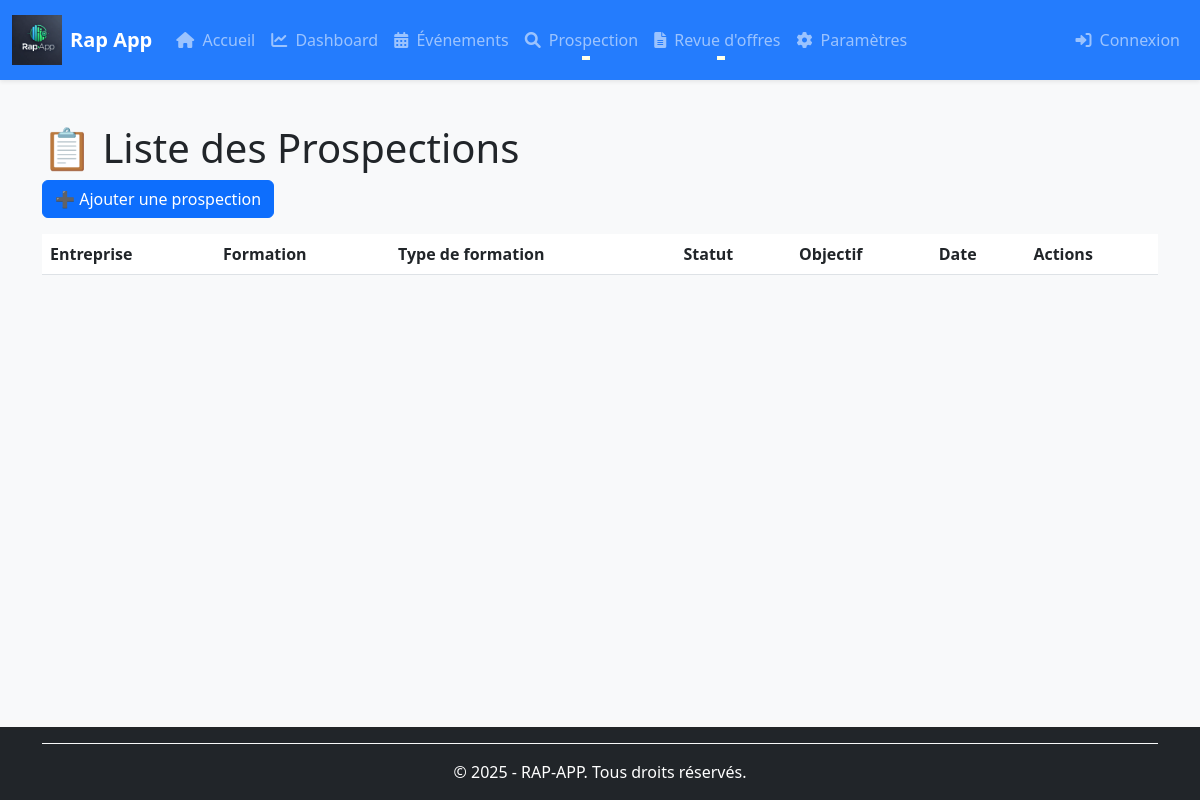
/prospections/, run on an earlier commit of the app's database.
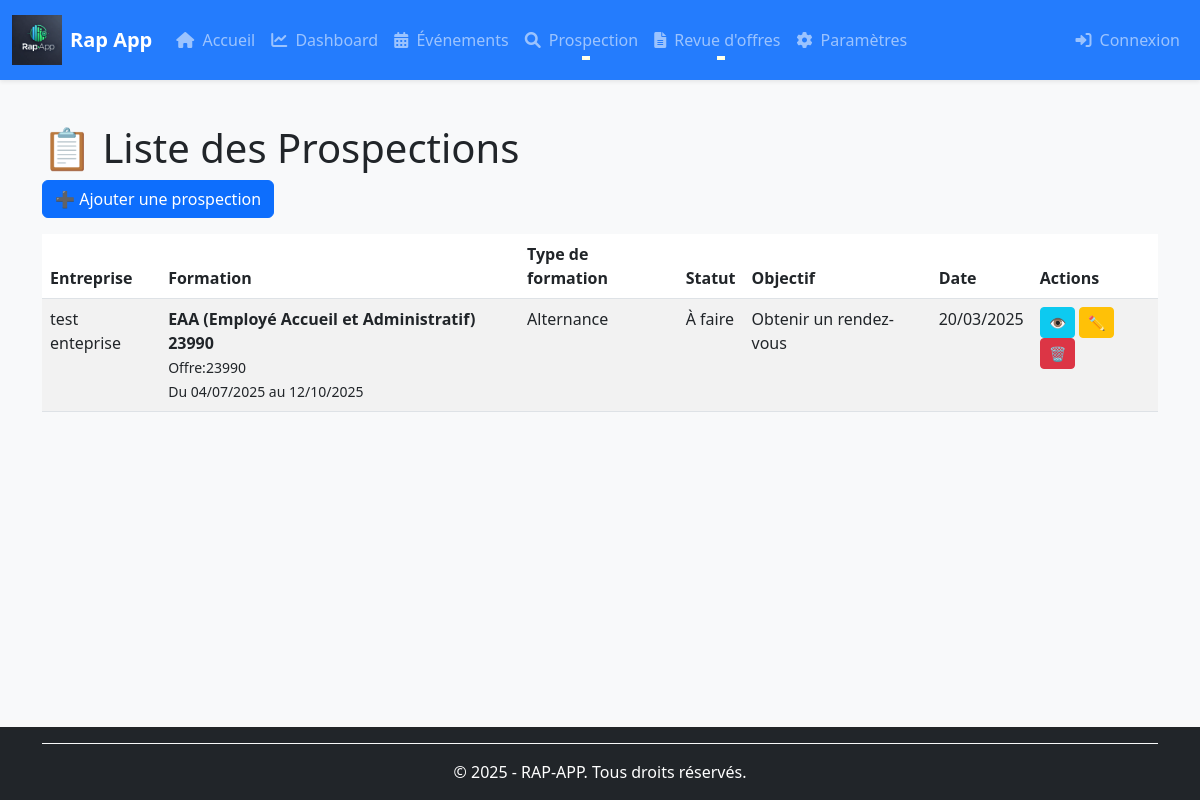
And on a later commit of the database.
### rap_app/models/prospection.py (models this page shows, shortened)
class Prospection(models.Model):
    company = models.ForeignKey(
        Company, on_delete=models.CASCADE,
        related_name="prospections",
        verbose_name="Entreprise"
    )
    formation = models.ForeignKey(
        Formation, on_delete=models.CASCADE,
        null=True, blank=True,
        related_name="prospections",
        verbose_name="Formation en lien"
    )
    date_prospection = models.DateTimeField(
        default=timezone.now,
        verbose_name="Date de la prospection"
    )
    motif = models.CharField(
        max_length=30,
        choices=PROSPECTION_MOTIF_CHOICES,
        default='prise_contact',
        verbose_name="Motif de la prospection"
    )
    statut = models.CharField(
        max_length=20,
        choices=PROSPECTION_STATUS_CHOICES,
        default='a_faire',
        verbose_name="Statut de la prospection"
    )
    objectif = models.CharField(
        max_length=30,
        choices=PROSPECTION_OBJECTIF_CHOICES,
        default='prise_contact',
        verbose_name="Objectif de la prospection"
    )
    commentaire = models.TextField(
        blank=True, null=True,
        verbose_name="Commentaires de la prospection"
    )
    responsable = models.ForeignKey(
        get_user_model(),
        on_delete=models.SET_NULL,
        null=True, blank=True,
        verbose_name="Responsable de la prospection"
    )
    class Meta:
        verbose_name = "Suivi de la prospection"
        verbose_name_plural = "Suivis des prospections"
        ordering = ['-date_prospection']

### rap_app/models/company.py (models this page shows, shortened)
class Company(models.Model):
    objects = models.Manager()
    name = models.CharField(max_length=100, null=True, blank=True, verbose_name="Nom")
    street_name = models.CharField(max_length=200, null=True, blank=True, verbose_name="Numéro et nom de la rue")
    zip_code = models.CharField(
        max_length=5,
        validators=[RegexValidator(regex=r'^[0-9]{5}$', message="Le code postal doit être composé de 5 chiffres.")],
        verbose_name="Code postal",
        blank=True,
        null=True,
    )
    city = models.CharField(max_length=100, verbose_name="Ville", blank=True, null=True)
    country = models.CharField(max_length=100, default="France", verbose_name="Pays", blank=True, null=True)
    contact_name = models.CharField(max_length=255, null=True, blank=True, verbose_name="Nom du contact")
    contact_email = models.EmailField(null=True, blank=True, verbose_name="Adresse email du contact")
    contact_phone_number = models.CharField(
        max_length=20, verbose_name='Numéro de téléphone du contact', blank=True, null=True, validators=[phone_regex]
    )
    contact_job = models.CharField(max_length=255, null=True, blank=True, verbose_name="Métier du contact")
    sector_name = models.CharField(max_length=200, null=True, blank=True, verbose_name="Secteur d'activité")
    actions = models.CharField(max_length=50, null=True, blank=True, choices=CHOICES_TYPE_OF_ACTION, verbose_name="Actions")
    action_description = models.CharField(max_length=5000, null=True, blank=True, verbose_name="Description de l'action")
    website = models.URLField(null=True, blank=True, validators=[RegexValidator(regex='^(http|https)://')])
    social_network_url = models.CharField(max_length=200, verbose_name="URL du réseau social", null=True, blank=True)
    created_by = models.ForeignKey(get_user_model(), on_delete=models.SET_NULL, null=True, blank=True)
    created_at = models.DateTimeField(default=timezone.now, editable=False, verbose_name="Contact créé le")
    updated_at = models.DateTimeField(auto_now=True, null=True, blank=True, verbose_name="Date de MAJ")
    class Meta:
        verbose_name = 'entreprise'
        verbose_name_plural = 'entreprises'
        db_table = 'companies'

### rap_app/models/formations.py (models this page shows, shortened)
class Formation(BaseModel):
    nom = models.CharField(max_length=255, verbose_name="Nom de la formation")
    centre = models.ForeignKey(Centre, on_delete=models.CASCADE, related_name='formations', verbose_name="Centre de formation")
    type_offre = models.ForeignKey(TypeOffre, on_delete=models.CASCADE, related_name="formations", verbose_name="Type d'offre")
    statut = models.ForeignKey(Statut, on_delete=models.CASCADE, related_name="formations", verbose_name="Statut de la formation")
    start_date = models.DateField(null=True, blank=True, verbose_name="Date de début")
    end_date = models.DateField(null=True, blank=True, verbose_name="Date de fin")
    num_kairos = models.CharField(max_length=50, null=True, blank=True, verbose_name="Numéro Kairos")
    num_offre = models.CharField(max_length=50, null=True, blank=True, verbose_name="Numéro de l'offre")
    num_produit = models.CharField(max_length=50, null=True, blank=True, verbose_name="Numéro du produit")
    prevus_crif = models.PositiveIntegerField(default=0, verbose_name="Places prévues CRIF")
    prevus_mp = models.PositiveIntegerField(default=0, verbose_name="Places prévues MP")
    inscrits_crif = models.PositiveIntegerField(default=0, verbose_name="Inscrits CRIF")
    inscrits_mp = models.PositiveIntegerField(default=0, verbose_name="Inscrits MP")
    assistante = models.CharField(max_length=255, null=True, blank=True, verbose_name="Assistante")
    cap = models.PositiveIntegerField(null=True, blank=True, verbose_name="Capacité maximale")
    convocation_envoie = models.BooleanField(default=False, verbose_name="Convocation envoyée")
    entresformation = models.PositiveIntegerField(default=0, verbose_name="Entrées en formation")
    nombre_candidats = models.PositiveIntegerField(default=0, verbose_name="Nombre de candidats")
    nombre_entretiens = models.PositiveIntegerField(default=0, verbose_name="Nombre d'entretiens")
    nombre_evenements = models.PositiveIntegerField(default=0, verbose_name="Nombre d'événements")
    dernier_commentaire = models.TextField(null=True, blank=True, verbose_name="Dernier commentaire")
    partenaires = models.ManyToManyField(Partenaire, related_name="formations", verbose_name="Partenaires", blank=True)
    utilisateur = models.ForeignKey(User, on_delete=models.SET_NULL, null=True, blank=True,related_name="formations_creees",verbose_name="Créé par" )
    objects = FormationManager()
    class Meta:
        verbose_name = "Formation"
        verbose_name_plural = "Formations"
        ordering = ['-start_date', 'nom']
        indexes = [
            models.Index(fields=['start_date']),
            models.Index(fields=['end_date']),
            models.Index(fields=['nom']),
        ]

### rap_app/models/types_offre.py (models this page shows, shortened)
class TypeOffre(BaseModel):
    CRIF = 'crif'
    ALTERNANCE = 'alternance'
    POEC = 'poec'
    POEI = 'poei'
    TOSA = 'tosa'
    AUTRE = 'autre'
    NON_DEFINI = 'non_defini'
    TYPE_OFFRE_CHOICES = [
        (CRIF, 'CRIF'),
        (ALTERNANCE, 'Alternance'),
        (POEC, 'POEC'),
        (POEI, 'POEI'),
        (TOSA, 'TOSA'),
        (AUTRE, 'Autre'),
        (NON_DEFINI, 'Non défini'),
    ]
    nom = models.CharField(
        max_length=100,
        choices=TYPE_OFFRE_CHOICES,
        default=NON_DEFINI,
        verbose_name="Type d'offre"
    )
    """
    Nom du type d'offre, avec une liste de choix prédéfinis.
    """
    autre = models.CharField(
        max_length=255,
        blank=True,  # Suppression de null=True pour éviter les valeurs NULL sur un CharField
        verbose_name="Autre (personnalisé)"
    )
    """
    Champ permettant de spécifier un type personnalisé si "Autre" est sélectionné.
    """
    couleur = models.CharField(
    max_length=7,
    default='#6c757d',  # Gris Bootstrap par défaut
    verbose_name="Couleur associée (hexadécimal)"
)
    """
    Champ permettant d'ajouter une couleur aux types d'offres.
    """
    def __str__(self):
        return self.autre if self.nom == self.AUTRE and self.autre else self.get_nom_display()
    class Meta:
        verbose_name = "Type d'offre"
        verbose_name_plural = "Types d'offres"
        ordering = ['nom']
        constraints = [
            models.UniqueConstraint(
                fields=['autre'],
                name='unique_autre_non_null',
                condition=models.Q(nom='autre', autre__isnull=False)
            )
        ]  # Empêche d'avoir plusieurs fois la même valeur personnalisée 'Autre'

### rap_app/views/prospection_views.py (the view)
# urls.py: path('prospections/', ProspectionListView.as_view(), name='prospection-list'),
class ProspectionListView( ListView):
    model = Prospection
    template_name = 'prospection/prospection_list.html'
    context_object_name = 'prospections'
    ordering = ['-date_prospection']
    paginate_by = 10  # Pagination
    def get_queryset(self):
        queryset = super().get_queryset()
        statut = self.request.GET.get('statut')
        formation = self.request.GET.get('formation')
        entreprise = self.request.GET.get('entreprise')
        if statut:
            queryset = queryset.filter(statut=statut)
        if formation:
            queryset = queryset.filter(formation_id=formation)
        if entreprise:
            queryset = queryset.filter(company_id=entreprise)
        return queryset

### rap_app/templates/prospection/prospection_list.html (shortened to what this page needs)
{% extends 'base.html' %}
{% block content %}
<div class="container mt-4">
    <h1>📋 Liste des Prospections</h1>
    <a href="{% url 'prospection-add' %}" class="btn btn-primary mb-3">➕ Ajouter une prospection</a>
    <table class="table table-striped">
        <thead>
            <tr>
                <th>Entreprise</th>
                <th>Formation</th>
                <th> Type de formation</th>
                <th>Statut</th>
                <th>Objectif</th>
                <th>Date</th>
                <th>Actions</th>
            </tr>
        </thead>
        <tbody>
            {% for prospection in prospections %}
            <tr>
                <td>{{ prospection.company.name }}</td>
                <td>
                    {% if prospection.formation %}
                        <strong>{{ prospection.formation.nom }} {{ prospection.formation.num_offre|default:"-" }}</strong><br>
                        <small>
                            Offre:{{ prospection.formation.num_offre|default:"-" }} <br>
                            Du {{ prospection.formation.start_date|date:"d/m/Y" }} au {{ prospection.formation.end_date|date:"d/m/Y" }}<br>
                        </small>
                    {% else %}
                        <em>Sans formation</em>
                    {% endif %}
                </td>
                <td>{{ prospection.formation.type_offre }}</td>
                <td>{{ prospection.get_statut_display }}</td>
                <td>{{ prospection.get_objectif_display }}</td>
                <td>{{ prospection.date_prospection|date:"d/m/Y" }}</td>
                <td>
                    <a href="{% url 'prospection-detail' prospection.id %}" class="btn btn-info btn-sm">👁</a>
                    <a href="{% url 'prospection-update' prospection.id %}" class="btn btn-warning btn-sm">✏</a>
                    <a href="{% url 'prospection-delete' prospection.id %}" class="btn btn-danger btn-sm">🗑</a>
                </td>
            </tr>
            {% endfor %}
        </tbody>
    </table>
</div>
{% endblock %}

What changed in the data, as far as the page shows it:
added Prospection: company.name "test enteprise", formation.nom "EAA (Employé Accueil et Administratif)", formation.num_offre "23990", formation.start_date "04/07/2025", formation.end_date "12/10/2025", formation.type_offre "Alternance", statut "À faire", objectif "Obtenir un rendez-vous", date_prospection "20/03/2025"
